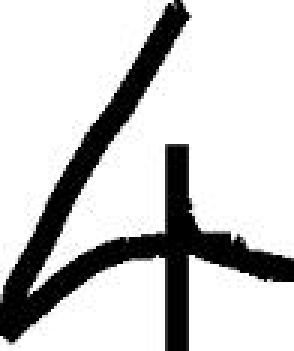
#> input picture digitRecognition/cropped1.jpg, 98 x 117 px (shown 3 times larger)
$ python next.py   (older library calls are emulated)
#> lines starting #> are read from the running program, lines starting #| are printed output that depends on the picture; after the words box and inside, x2 and y2 are one past the last pixel; in counts of white or black regions, pixels touching at a corner belong together
# image.py

from skimage import img_as_ubyte
from skimage.io import imread
from skimage.filters import gaussian, threshold_minimum
from skimage.morphology import square, erosion, thin
from PIL import Image

import numpy as np
import cv2

# ...
def binarize(image_abs_path):

    # Convert color image (3-channel deep) into grayscale (1-channel deep)
    # We reduce image dimensionality in order to remove unrelevant features like color.
#> called with image_abs_path = 'cropped1.jpg'
    grayscale_img = imread(image_abs_path, as_grey=True)
#> grayscale_img is the input picture: shape (117, 98) float64; min 0, max 1, mean 0.794

    # Apply Gaussian Blur effect - this removes image noise
    gaussian_blur = gaussian(grayscale_img, sigma=1)
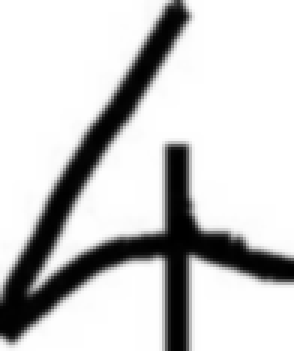
#> gaussian_blur: shape (117, 98) float64 (shown 3 times larger); min 3.67e-06, max 1, mean 0.794

    # Apply minimum threshold
    thresh_sauvola = threshold_minimum(gaussian_blur)
#> thresh_sauvola = 0.26

    # Convert thresh_sauvola array values to either 1 or 0 (white or black)
    binary_img = gaussian_blur > thresh_sauvola
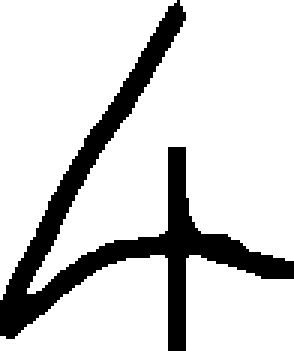
#> binary_img: shape (117, 98) bool (shown 3 times larger); 82.9% white; 1 black region, box (x1, y1, x2, y2) and area: (0, 0, 98, 117) 1965

    return binary_img

im1 = binarize('cropped1.jpg')
a = Image.fromarray(im1)
a.save('cropped_1.jpg')
